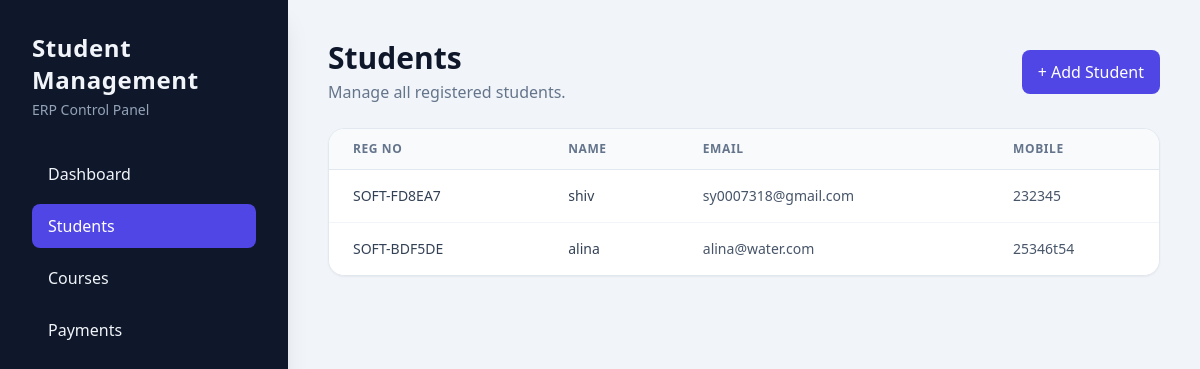
The page /students/ on the database its author committed.
### students/models.py (models this page shows, shortened)
class Student(models.Model):
    reg_no = models.CharField(max_length=20, unique=True, editable=False)
    name = models.CharField(max_length=100)
    email = models.EmailField()
    mobile = models.CharField(max_length=15)

### students/views.py (the view)
# urls.py: path('',views.student_list,name='student_list'),
def student_list(request):
    return render(request,'students/list.html',{
        'students': Student.objects.all()
    })

### templates/students/list.html (shortened to what this page needs)
<!DOCTYPE html>
<html lang="en">
<head>
  <script src="https://cdn.tailwindcss.com"></script>
</head>
<body class="bg-slate-100 text-slate-800 antialiased">
  <div class="min-h-screen lg:flex">
    <aside class="w-full lg:w-72 bg-slate-900 text-slate-100 p-6 lg:p-8 shadow-xl">
      <div class="mb-8">
        <h1 class="text-2xl font-bold tracking-wide">Student Management</h1>
        <p class="text-sm text-slate-400 mt-1">ERP Control Panel</p>
      </div>
      <nav>
        <ul class="space-y-2">
          <li><a href="/" class="block rounded-lg px-4 py-2.5 hover:bg-slate-800 transition-colors">Dashboard</a></li>
          <li><a href="/students/" class="block rounded-lg px-4 py-2.5 bg-indigo-600 text-white font-medium">Students</a></li>
          <li><a href="/courses/" class="block rounded-lg px-4 py-2.5 hover:bg-slate-800 transition-colors">Courses</a></li>
          <li><a href="/payments/" class="block rounded-lg px-4 py-2.5 hover:bg-slate-800 transition-colors">Payments</a></li>
        </ul>
      </nav>
    </aside>
    <main class="flex-1 p-5 sm:p-8 lg:p-10">
      <div class="flex flex-col sm:flex-row sm:items-center sm:justify-between gap-4 mb-6">
        <div>
          <h2 class="text-3xl font-bold text-slate-900">Students</h2>
          <p class="text-slate-500 mt-1">Manage all registered students.</p>
        </div>
        <a href="/students/add/" class="inline-flex items-center justify-center rounded-lg bg-indigo-600 px-4 py-2.5 text-white font-medium hover:bg-indigo-700 transition-colors">
          + Add Student
        </a>
      </div>
      <section class="bg-white rounded-2xl shadow-sm border border-slate-200 overflow-hidden">
        {% if students %}
          <div class="overflow-x-auto">
            <table class="min-w-full divide-y divide-slate-200">
              <thead class="bg-slate-50">
                <tr>
                  <th class="px-6 py-3 text-left text-xs font-semibold text-slate-500 uppercase tracking-wider">Reg No</th>
                  <th class="px-6 py-3 text-left text-xs font-semibold text-slate-500 uppercase tracking-wider">Name</th>
                  <th class="px-6 py-3 text-left text-xs font-semibold text-slate-500 uppercase tracking-wider">Email</th>
                  <th class="px-6 py-3 text-left text-xs font-semibold text-slate-500 uppercase tracking-wider">Mobile</th>
                </tr>
              </thead>
              <tbody class="bg-white divide-y divide-slate-100">
                {% for student in students %}
                  <tr class="hover:bg-slate-50 transition-colors">
                    <td class="px-6 py-4 text-sm font-medium text-slate-700">{{ student.reg_no }}</td>
                    <td class="px-6 py-4 text-sm text-slate-700">{{ student.name }}</td>
                    <td class="px-6 py-4 text-sm text-slate-600">{{ student.email }}</td>
                    <td class="px-6 py-4 text-sm text-slate-600">{{ student.mobile }}</td>
                  </tr>
                {% endfor %}
              </tbody>
            </table>
          </div>
        {% endif %}
      </section>
    </main>
  </div>
</body>
</html>

### rows shown on the page
Student: reg_no "SOFT-FD8EA7", name "shiv", email "sy0007318@gmail.com", mobile "232345"
Student: reg_no "SOFT-BDF5DE", name "alina", email "alina@water.com", mobile "25346t54"
